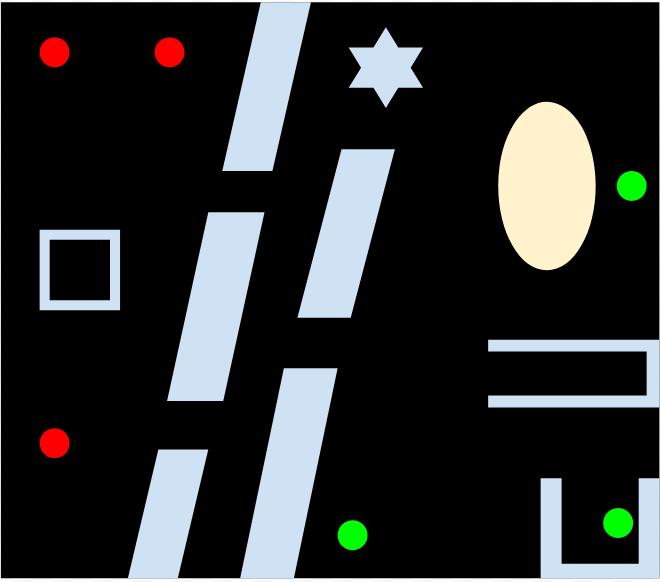
#> input picture task3.2.png, 660 x 582 px
$ python 'RRT-star connect.py'
#> lines starting #> are read from the running program, lines starting #| are printed output that depends on the picture; after the words box and inside, x2 and y2 are one past the last pixel; in counts of white or black regions, pixels touching at a corner belong together
import math
from pickle import FALSE, TRUE
import random
import cv2 as cv
import numpy as np


class Image:
    def __init__(self,img):
        self.img = img
        self.imgObstacle = None
        self.imgStart = None
        self.imgGoal = None
        self.contours_obstacle = None
        self.contours_start = None
        self.contours_goal = None
        self.start_node = None
        self.goal_node = None
        self.rows = img.shape[0]
        self.columns = img.shape[1]

    def imageHandling(self):
        imgHSV = cv.cvtColor(self.img,cv.COLOR_BGR2HSV)

        #Goal Image
        lower_green = np.array([45,100,20])
        upper_green = np.array([75,255,255])
        mask_start = cv.inRange(imgHSV,lower_green,upper_green)
        self.imgGoal = cv.bitwise_and(self.img,self.img,mask=mask_start)

        #Start Image
        lower_red = np.array([0,50,50])
        upper_red = np.array([10,255,255])
        mask0 = cv.inRange(imgHSV, lower_red, upper_red)
        # upper mask (170-180)
        lower_red = np.array([170,50,50])
        upper_red = np.array([180,255,255])
        mask1 = cv.inRange(imgHSV, lower_red, upper_red)
        mask = mask0+mask1
        self.imgStart = cv.bitwise_and(self.img,self.img,mask=mask)

        #Black Border
        border = np.zeros((self.rows,self.columns), dtype=np.uint8)
        cv.rectangle(border,(7,7),(self.columns-7,self.rows-7), (255,255,255) ,thickness = -1)

        #Obstacle Image
        mask_obs = cv.bitwise_not(mask_start+mask)
        imgObstacle = cv.bitwise_and(self.img,self.img,mask=mask_obs)
        self.imgObstacle = cv.bitwise_and(imgObstacle,imgObstacle,mask=border)

    def getcontours(self,img):
        imgGray = cv.cvtColor(img,cv.COLOR_BGR2GRAY)
        imgBlur = cv.GaussianBlur(imgGray,(7,7),1)
        imgCanny = cv.Canny(imgBlur,50,50)
        imgDialated = cv.dilate(imgCanny,(7,7), iterations=3)
        contours, _ = cv.findContours(imgDialated, cv.RETR_EXTERNAL, cv.CHAIN_APPROX_SIMPLE)
        return contours

    def Centre(self,contour):
        c = contour
        M = cv.moments(c)
        centre_x = int(M["m10"] / M["m00"])
        centre_y = int(M["m01"] / M["m00"])
        return (centre_x,centre_y)

    def update(self):
        self.imageHandling()
        self.contours_obstacle = self.getcontours(self.imgObstacle)
        self.contours_start = self.getcontours(self.imgStart)
        self.contours_goal = self.getcontours(self.imgGoal)
        start_num = int(input("Enter start contour no.: "))
        goal_num = int(input("Enter goal contour no.: "))
        self.start_node = self.Centre(self.contours_start[start_num-1])
        self.goal_node = self.Centre(self.contours_goal[goal_num-1])


class Node:
    def __init__(self,coordinates,cost=None):
        self.coordinate = coordinates
        self.cost = cost
        self.childs = np.array([])
        self.parent = None

class connectedNode:
    def __init__(self,coordinates,parent_start,parent_goal,start_cost,goal_cost):
        self.coordinate = coordinates
        self.parentStart = parent_start
        self.parentGoal = parent_goal
        self.start_cost = start_cost
        self.goal_cost = goal_cost
        self.total_cost = start_cost + goal_cost


class RRTStarConnect:
    def __init__(self,start_node,goal_node,img,contours_obstacle,rows,columns):
        self.start_node = Node(start_node,0)
        self.goal_node = Node(goal_node,0)
        self.img = img
        np.warnings.filterwarnings('ignore', category=np.VisibleDeprecationWarning)
        self.start = np.array([self.start_node])
        np.warnings.filterwarnings('ignore', category=np.VisibleDeprecationWarning)
        self.goal = np.array([self.goal_node])
        np.warnings.filterwarnings('ignore', category=np.VisibleDeprecationWarning)
        self.connected = np.array([])
        self.connected_count = 0
        self.rows = rows
        self.cols = columns
        self.radius = 25
        self.delta = 10
        self.contours_obs = contours_obstacle

    def pathplanning(self):
        c=0
        while TRUE:
            cv.imshow("Final",self.img)
            cv.waitKey(1)
            if(c%2==0):
              flag = 0
            else:
              flag = 1
            randpt = self.RandomPt()
            nearNode,min_dist, = self.NearestNode(randpt,flag)
            x_new = self.Xnew(nearNode,randpt,min_dist)
            in_obstacle = self.CollisionDetection(x_new)
            if(in_obstacle==1):
              continue
            near_neighbours = self.NearNeighbours(x_new,flag)
            self.CostEstimate(near_neighbours,x_new,nearNode,min_dist,flag)
            self.linkXnew(x_new,flag)
            self.CanConnect(x_new,flag)
            if(self.connected_count >= 1200):
              self.plotPath()
              cv.destroyAllWindows()
              break
            self.Rewire(near_neighbours,x_new,flag)
            c=c+1


    def RandomPt(self):
        x = random.randint(0,self.cols)
        y = random.randint(0,self.rows)
        coordinate = [x,y]
        return tuple(coordinate)

    def NearestNode(self,randPt,flag):
        if(flag==0):
            min_dist = int(math.dist(randPt,self.start_node.coordinate))
            nearNode = self.start_node
            arr = self.start
        else:
            min_dist = int(math.dist(randPt,self.goal_node.coordinate))
            nearNode = self.goal_node
            arr = self.goal
        for node in arr:
            if(math.dist(randPt,node.coordinate) < min_dist):
                min_dist = int(math.dist(randPt,node.coordinate))
                nearNode = node
        return nearNode,min_dist

    def Xnew(self,nearNode,randpt,min_dist):
        x_new = Node((0,0))
        if(min_dist <= self.delta):
            x_new.coordinate = (int(randpt[0]),int(randpt[1]))
        else:
            mag = pow(pow(randpt[0]-nearNode.coordinate[0],2)+pow(randpt[1]-nearNode.coordinate[1],2),0.5)
            x = int((((randpt[0]-nearNode.coordinate[0])/mag)*self.delta)+nearNode.coordinate[0])
            y = int((((randpt[1]-nearNode.coordinate[1])/mag)*self.delta)+nearNode.coordinate[1])
            x_new.coordinate = (x,y)
        return x_new

    def CollisionDetection(self,x_new):
        in_obstacle = 0
        for contour in self.contours_obs:
            dist = cv.pointPolygonTest(contour,x_new.coordinate,False)
            if(dist==1 or dist==0):
                in_obstacle = 1
                break
        return in_obstacle

    def CanConnect(self,x_new,flag):
        if(flag==0):
            for node in self.goal:
                if(int(math.dist(x_new.coordinate,node.coordinate))<=self.radius):
                    cost_goal = node.cost + int(math.dist(x_new.coordinate,node.coordinate))
                    connected_node = connectedNode(x_new.coordinate,x_new.parent,node,x_new.cost,cost_goal)
                    self.connected = np.append(self.connected,connected_node)
                    self.connected_count = self.connected_count + 1
                    break
        else:
            for node in self.start:
                if(int(math.dist(x_new.coordinate,node.coordinate))<=self.radius):
                    cost_start = node.cost + int(math.dist(x_new.coordinate,node.coordinate))
                    connected_node = connectedNode(x_new.coordinate,node,x_new.parent,cost_start,x_new.cost)
                    self.connected = np.append(self.connected,connected_node)
                    self.connected_count = self.connected_count + 1
                    break

    def NearNeighbours(self,xnew,flag):
        if(flag==0):
            arr = self.start
        else:
            arr = self.goal
        neighbours = np.array([])
        for node in arr:
            if(math.dist(xnew.coordinate,node.coordinate) <= self.radius):
                np.warnings.filterwarnings('ignore', category=np.VisibleDeprecationWarning)
                neighbours = np.append(neighbours,node)
        return neighbours


    def CostEstimate(self,near_neighbours,x_new,x_near,min_dist,flag):
        x_new.cost = x_near.cost + min_dist
        x_new.parent = x_near
        for node in near_neighbours:
            dist = int(math.dist(x_new.coordinate,node.coordinate))
            if(node.cost+dist<x_new.cost):
                x_new.parent = node
                x_new.cost = node.cost + dist

        x_new.parent.childs = np.append(x_new.parent.childs,x_new)
        if(flag==0):
            self.start = np.append(self.start,x_new)
        else:
            self.goal = np.append(self.goal,x_new)


    def linkXnew(self,x_new,flag):
        if(flag==0):
            cv.line(self.img,x_new.coordinate,x_new.parent.coordinate,(255,0,0),thickness=1)
        else:
            cv.line(self.img,x_new.coordinate,x_new.parent.coordinate,(0,255,0),thickness=1)

    def Rewire(self,near_neighbours,x_new,flag):
        for node in near_neighbours:
            cost_neighbour = x_new.cost + int(math.dist(x_new.coordinate,node.coordinate))
            if(cost_neighbour<node.cost):
                childs = node.parent.childs
                for i in range(len(childs)):
                    if(childs[i]==node):
                        np.delete(childs, i)
                        break
                node.parent = x_new
                node.cost = cost_neighbour
                x_new.childs = np.append(x_new.childs,node)
                self.updateCost(node)
                self.linkXnew(node,flag)


    def updateCost(self,node):
        childs = node.childs
        for child_node in childs:
            child_node.cost = node.cost + int(math.dist(child_node.coordinate,node.coordinate))


    def plotPath(self):
        minCost = self.connected[0].total_cost
        bestNode = self.connected[0]
        for node in self.connected:
            if(node.total_cost<minCost):
                minCost = node.total_cost
                bestNode = node

        cv.line(self.img,bestNode.coordinate,bestNode.parentStart.coordinate,(0,0,255),thickness=2)
        cv.line(self.img,bestNode.coordinate,bestNode.parentGoal.coordinate,(0,0,255),thickness=2)

        node = bestNode.parentStart
        while(node != self.start_node):
            cv.line(self.img,node.coordinate,node.parent.coordinate,(0,0,255),thickness=2)
            node = node.parent
        node = bestNode.parentGoal
        while(node != self.goal_node):
            cv.line(self.img,node.coordinate,node.parent.coordinate,(0,0,255),thickness=2)
            node = node.parent


img =cv.imread('task3.2.png')
#> img is the input picture: shape (582, 660, 3); mean B, G, R 48.8, 48.8, 46.2
myImage = Image(img)
myImage.update()
#> in imageHandling, `imgHSV = cv.cvtColor(self.img,cv.COLOR_BGR2HSV)`: imgHSV: shape (582, 660, 3); mean H, S, V 18.4, 11, 53.4
#> in imageHandling, `mask_start = cv.inRange(imgHSV,lower_green,upper_green)`:
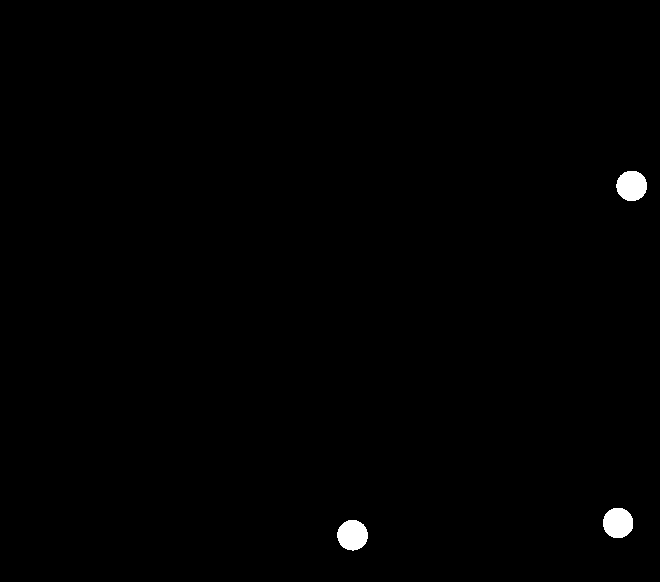
#> mask_start: shape (582, 660); 0.58% white; 3 white regions, box (x1, y1, x2, y2) and area: (337, 520, 368, 551) 740, (616, 171, 647, 201) 737, (603, 508, 633, 538) 732
#> in imageHandling, `mask0 = cv.inRange(imgHSV, lower_red, upper_red)`: mask0: shape (582, 660); 0.57% white; 3 white regions, box (x1, y1, x2, y2) and area: (39, 37, 70, 68) 731, (154, 37, 185, 68) 730, (39, 428, 70, 459) 728
#> in imageHandling, `mask1 = cv.inRange(imgHSV, lower_red, upper_red)`: mask1: shape (582, 660); every value is 0
#> in imageHandling, `cv.rectangle(border,(7,7),(self.columns-7,self.rows-7), (255,255,255) ..`:
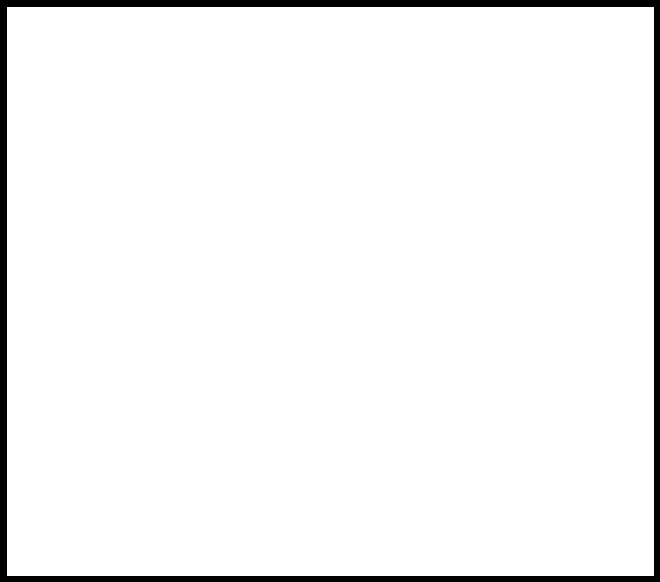
#> border: shape (582, 660); 95.8% white; 1 black region, box (x1, y1, x2, y2) and area: (0, 0, 660, 582) 15977
#> in imageHandling, `mask_obs = cv.bitwise_not(mask_start+mask)`:
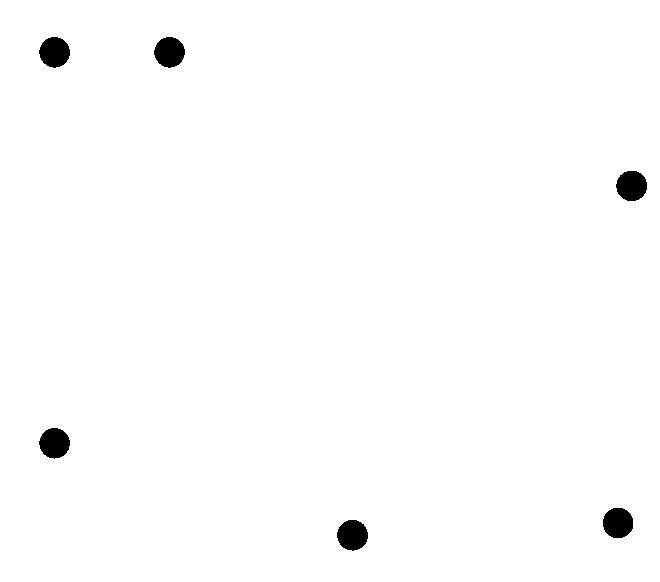
#> mask_obs: shape (582, 660); 98.9% white; 6 black regions, box (x1, y1, x2, y2) and area: (337, 520, 368, 551) 740, (616, 171, 647, 201) 737, (603, 508, 633, 538) 732, (39, 37, 70, 68) 731, (154, 37, 185, 68) 730, (39, 428, 70, 459) 728
#> in getcontours, `imgGray = cv.cvtColor(img,cv.COLOR_BGR2GRAY)`:
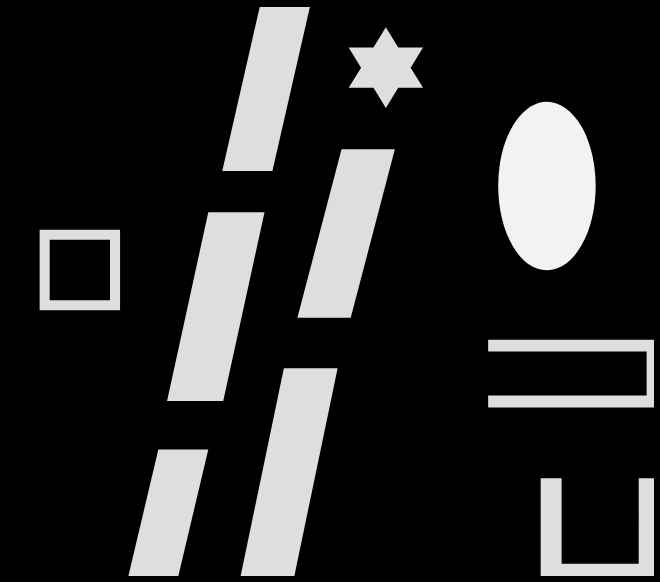
#> imgGray: shape (582, 660); min 0, max 242, mean 42.7
#> in getcontours, `imgCanny = cv.Canny(imgBlur,50,50)`: imgCanny: shape (582, 660); 1.3% white in thin lines or dots
#> in getcontours, `imgDialated = cv.dilate(imgCanny,(7,7), iterations=3)`:
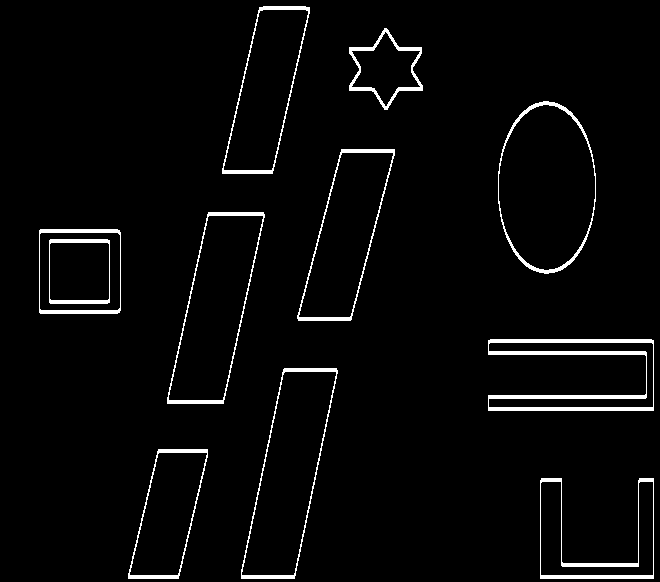
#> imgDialated: shape (582, 660); 3.2% white; 11 white regions
#> in getcontours, `contours, _ = cv.findContours(imgDialated, cv.RETR_EXTERNAL, cv.CHAIN_..`: contours = 10 contours; largest, box (x1, y1, x2, y2) and area: (498, 101, 596, 274) 13221, (241, 368, 338, 579) 11412, (167, 212, 265, 404) 10854, (297, 149, 395, 321) 9246, (222, 6, 310, 174) 8479
#> in update, `self.contours_obstacle = self.getcontours(self.imgObstacle)`: self.contours_obstacle has the same summary as contours in getcontours
#> in getcontours (call 2), `imgCanny = cv.Canny(imgBlur,50,50)`: imgCanny: shape (582, 660); 0.09% white in thin lines or dots, all inside (x1, y1, x2, y2) = (39, 37, 185, 459)
#> in getcontours (call 2), `imgDialated = cv.dilate(imgCanny,(7,7), iterations=3)`:
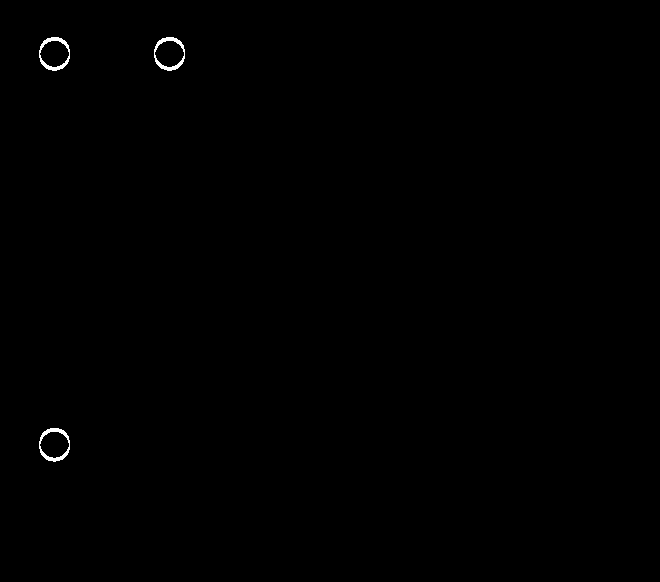
#> imgDialated: shape (582, 660); 0.23% white; 3 white regions
#> in getcontours (call 2), `contours, _ = cv.findContours(imgDialated, cv.RETR_EXTERNAL, cv.CHAIN_..`: contours = 3 contours; box (x1, y1, x2, y2) and area: (154, 37, 185, 71) 801, (39, 428, 70, 462) 800, (39, 37, 70, 71) 799
#> in update, `self.contours_start = self.getcontours(self.imgStart)`: self.contours_start has the same summary as contours in getcontours
#> in getcontours (call 3), `imgCanny = cv.Canny(imgBlur,50,50)`: imgCanny: shape (582, 660); 0.09% white in thin lines or dots, all inside (x1, y1, x2, y2) = (337, 171, 647, 551)
#> in getcontours (call 3), `imgDialated = cv.dilate(imgCanny,(7,7), iterations=3)`:
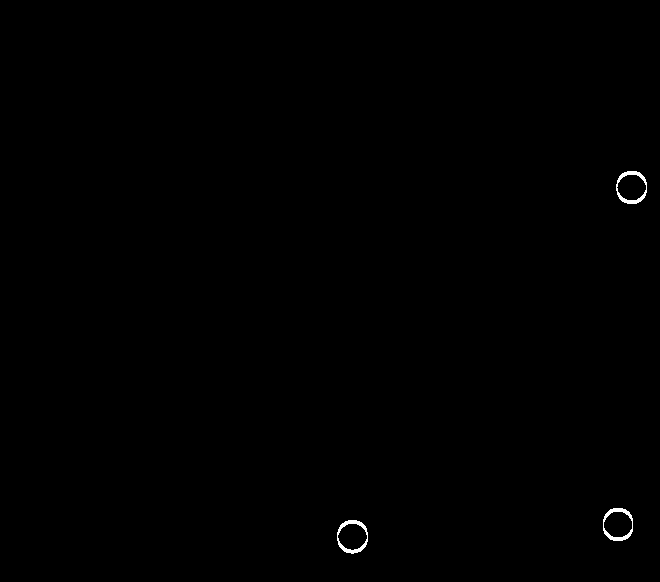
#> imgDialated: shape (582, 660); 0.22% white; 3 white regions
#> in getcontours (call 3), `contours, _ = cv.findContours(imgDialated, cv.RETR_EXTERNAL, cv.CHAIN_..`: contours = 3 contours; box (x1, y1, x2, y2) and area: (337, 520, 368, 554) 802, (616, 171, 647, 204) 795, (603, 508, 633, 541) 788
#> in update, `self.contours_goal = self.getcontours(self.imgGoal)`: self.contours_goal has the same summary as contours in getcontours
#> the answer given: 3
#> the answer given: 3
#> in Centre, `c = contour`: c = contour of 42 points, box (x1, y1, x2, y2) (39, 37, 70, 71), area 799
#> in Centre, `M = cv.moments(c)`: M = moments, m00 799, centre m10/m00, m01/m00 = (54.07, 53.31)
#> in Centre, `centre_x = int(M["m10"] / M["m00"])`: centre_x = 54
#> in Centre, `centre_y = int(M["m01"] / M["m00"])`: centre_y = 53
#> in update, `self.start_node = self.Centre(self.contours_start[start_num-1])`: self.start_node = (54, 53)
#> in update, `self.goal_node = self.Centre(self.contours_goal[goal_num-1])`: self.goal_node = (631, 186)


path = RRTStarConnect(myImage.start_node,myImage.goal_node,img,myImage.contours_obstacle,myImage.rows,myImage.columns)
#> in __init__, `self.coordinate = coordinates`: self.coordinate = (54, 53)
#> in __init__, `self.contours_obs = contours_obstacle`: self.contours_obs = 10 contours; largest, box (x1, y1, x2, y2) and area: (498, 101, 596, 274) 13221, (241, 368, 338, 579) 11412, (167, 212, 265, 404) 10854, (297, 149, 395, 321) 9246, (222, 6, 310, 174) 8479

path.pathplanning()
#> in NearestNode, `min_dist = int(math.dist(randPt,self.start_node.coordinate))`: min_dist = 507
#> the loop in NearestNode, `for node in arr:` made 1 pass
#> the loop in CollisionDetection, `for contour in self.contours_obs:` made 10 passes
#> in pathplanning, `in_obstacle = self.CollisionDetection(x_new)`: in_obstacle = 0
#> the loop in NearNeighbours, `for node in arr:` made 1 pass
#> in CostEstimate, `x_new.cost = x_near.cost + min_dist`: x_new.cost = 507
#> the loop in CostEstimate, `for node in near_neighbours:` made 1 pass
#> (dist, x_new.cost) on pass 1: (9, 9)
#> after the loop in CostEstimate, `for node in near_neighbours:`: x_new.cost = 9
#> in linkXnew, `cv.line(self.img,x_new.coordinate,x_new.parent.coordinate,(255,0,0),th..`: self.img: shape (582, 660, 3); under 0.01% of pixels changed, all inside (x1, y1, x2, y2) = (54, 53, 61, 61)
#> the loop in CanConnect, `for node in self.goal:` made 1 pass
#> after the loop in CanConnect, `for node in self.goal:`: self.connected_count = 0
#> the loop in Rewire, `for node in near_neighbours:` made 1 pass
#> cost_neighbour on pass 1: 18
#> after the loop in Rewire, `for node in near_neighbours:`: x_new.childs = empty array

cv.imshow("Final2",img)
cv.waitKey(0)
cv.destroyAllWindows()
